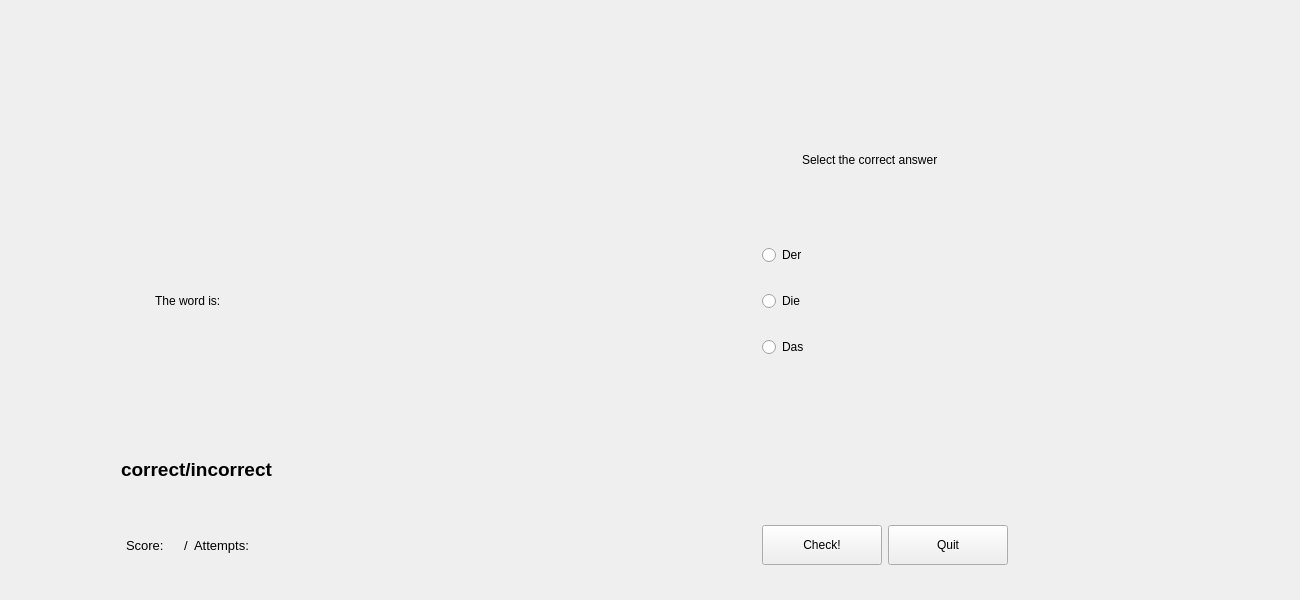
<?xml version="1.0" encoding="UTF-8"?>
<ui version="4.0">
 <class>derDieOderDasWindow</class>
 <widget class="QWidget" name="derDieOderDasWindow">
  <property name="geometry">
   <rect>
    <x>0</x>
    <y>0</y>
    <width>1300</width>
    <height>600</height>
   </rect>
  </property>
  <property name="minimumSize">
   <size>
    <width>1300</width>
    <height>600</height>
   </size>
  </property>
  <property name="windowTitle">
   <string>Multiple Choice</string>
  </property>
  <widget class="QWidget" name="gridLayoutWidget">
   <property name="geometry">
    <rect>
     <x>10</x>
     <y>11</y>
     <width>1332</width>
     <height>554</height>
    </rect>
   </property>
   <layout class="QGridLayout" name="gridLayout">
    <item row="3" column="0">
     <spacer name="verticalSpacer_7">
      <property name="orientation">
       <enum>Qt::Vertical</enum>
      </property>
      <property name="sizeHint" stdset="0">
       <size>
        <width>20</width>
        <height>40</height>
       </size>
      </property>
     </spacer>
    </item>
    <item row="0" column="1">
     <spacer name="horizontalSpacer_7">
      <property name="orientation">
       <enum>Qt::Horizontal</enum>
      </property>
      <property name="sizeHint" stdset="0">
       <size>
        <width>100</width>
        <height>20</height>
       </size>
      </property>
     </spacer>
    </item>
    <item row="7" column="2">
     <layout class="QHBoxLayout" name="horizontalLayout_2">
      <item>
       <widget class="QPushButton" name="checkButton">
        <property name="minimumSize">
         <size>
          <width>120</width>
          <height>40</height>
         </size>
        </property>
        <property name="text">
         <string>Check!</string>
        </property>
       </widget>
      </item>
      <item>
       <widget class="QPushButton" name="quitButton">
        <property name="minimumSize">
         <size>
          <width>120</width>
          <height>40</height>
         </size>
        </property>
        <property name="maximumSize">
         <size>
          <width>16777215</width>
          <height>16777215</height>
         </size>
        </property>
        <property name="text">
         <string>Quit</string>
        </property>
       </widget>
      </item>
      <item>
       <spacer name="horizontalSpacer_3">
        <property name="orientation">
         <enum>Qt::Horizontal</enum>
        </property>
        <property name="sizeHint" stdset="0">
         <size>
          <width>40</width>
          <height>20</height>
         </size>
        </property>
       </spacer>
      </item>
     </layout>
    </item>
    <item row="4" column="2">
     <layout class="QVBoxLayout" name="verticalLayout_2">
      <item>
       <widget class="QRadioButton" name="derRadioButton">
        <property name="minimumSize">
         <size>
          <width>400</width>
          <height>40</height>
         </size>
        </property>
        <property name="text">
         <string>Der</string>
        </property>
        <attribute name="buttonGroup">
         <string notr="true">buttonGroup_guess_text</string>
        </attribute>
       </widget>
      </item>
      <item>
       <widget class="QRadioButton" name="dieRadioButton">
        <property name="minimumSize">
         <size>
          <width>400</width>
          <height>40</height>
         </size>
        </property>
        <property name="text">
         <string>Die</string>
        </property>
        <attribute name="buttonGroup">
         <string notr="true">buttonGroup_guess_text</string>
        </attribute>
       </widget>
      </item>
      <item>
       <widget class="QRadioButton" name="dasRadioButton">
        <property name="minimumSize">
         <size>
          <width>400</width>
          <height>40</height>
         </size>
        </property>
        <property name="text">
         <string>Das</string>
        </property>
        <attribute name="buttonGroup">
         <string notr="true">buttonGroup_guess_text</string>
        </attribute>
       </widget>
      </item>
     </layout>
    </item>
    <item row="2" column="2">
     <layout class="QHBoxLayout" name="horizontalLayout_4">
      <item>
       <spacer name="horizontalSpacer_5">
        <property name="orientation">
         <enum>Qt::Horizontal</enum>
        </property>
        <property name="sizeHint" stdset="0">
         <size>
          <width>40</width>
          <height>20</height>
         </size>
        </property>
       </spacer>
      </item>
      <item>
       <widget class="QLabel" name="selectColumnHeaderLabel">
        <property name="minimumSize">
         <size>
          <width>500</width>
          <height>40</height>
         </size>
        </property>
        <property name="text">
         <string>Select the correct answer</string>
        </property>
       </widget>
      </item>
      <item>
       <spacer name="horizontalSpacer_6">
        <property name="orientation">
         <enum>Qt::Horizontal</enum>
        </property>
        <property name="sizeHint" stdset="0">
         <size>
          <width>40</width>
          <height>20</height>
         </size>
        </property>
       </spacer>
      </item>
     </layout>
    </item>
    <item row="0" column="2">
     <spacer name="horizontalSpacer_4">
      <property name="orientation">
       <enum>Qt::Horizontal</enum>
      </property>
      <property name="sizeHint" stdset="0">
       <size>
        <width>40</width>
        <height>20</height>
       </size>
      </property>
     </spacer>
    </item>
    <item row="2" column="0">
     <spacer name="verticalSpacer_4">
      <property name="orientation">
       <enum>Qt::Vertical</enum>
      </property>
      <property name="sizeHint" stdset="0">
       <size>
        <width>20</width>
        <height>40</height>
       </size>
      </property>
     </spacer>
    </item>
    <item row="1" column="0">
     <spacer name="verticalSpacer_5">
      <property name="orientation">
       <enum>Qt::Vertical</enum>
      </property>
      <property name="sizeHint" stdset="0">
       <size>
        <width>20</width>
        <height>40</height>
       </size>
      </property>
     </spacer>
    </item>
    <item row="4" column="0">
     <layout class="QHBoxLayout" name="horizontalLayout">
      <item>
       <spacer name="horizontalSpacer_2">
        <property name="orientation">
         <enum>Qt::Horizontal</enum>
        </property>
        <property name="sizeHint" stdset="0">
         <size>
          <width>40</width>
          <height>20</height>
         </size>
        </property>
       </spacer>
      </item>
      <item>
       <widget class="QLabel" name="label">
        <property name="minimumSize">
         <size>
          <width>0</width>
          <height>40</height>
         </size>
        </property>
        <property name="text">
         <string>The word is: </string>
        </property>
       </widget>
      </item>
      <item>
       <widget class="QLabel" name="ControlWordLabel">
        <property name="minimumSize">
         <size>
          <width>0</width>
          <height>40</height>
         </size>
        </property>
        <property name="font">
         <font>
          <pointsize>10</pointsize>
          <weight>75</weight>
          <bold>true</bold>
         </font>
        </property>
        <property name="text">
         <string>&lt;word to guess&gt;</string>
        </property>
       </widget>
      </item>
      <item>
       <spacer name="horizontalSpacer">
        <property name="orientation">
         <enum>Qt::Horizontal</enum>
        </property>
        <property name="sizeHint" stdset="0">
         <size>
          <width>40</width>
          <height>20</height>
         </size>
        </property>
       </spacer>
      </item>
     </layout>
    </item>
    <item row="5" column="1">
     <spacer name="verticalSpacer_3">
      <property name="orientation">
       <enum>Qt::Vertical</enum>
      </property>
      <property name="sizeHint" stdset="0">
       <size>
        <width>20</width>
        <height>40</height>
       </size>
      </property>
     </spacer>
    </item>
    <item row="7" column="0">
     <layout class="QHBoxLayout" name="horizontalLayout_5">
      <item>
       <spacer name="horizontalSpacer_9">
        <property name="orientation">
         <enum>Qt::Horizontal</enum>
        </property>
        <property name="sizeHint" stdset="0">
         <size>
          <width>40</width>
          <height>20</height>
         </size>
        </property>
       </spacer>
      </item>
      <item>
       <widget class="QLabel" name="label_3">
        <property name="font">
         <font>
          <pointsize>10</pointsize>
         </font>
        </property>
        <property name="text">
         <string>Score:</string>
        </property>
       </widget>
      </item>
      <item>
       <widget class="QLabel" name="scoreLabel">
        <property name="font">
         <font>
          <pointsize>10</pointsize>
         </font>
        </property>
        <property name="text">
         <string>&lt;score&gt;</string>
        </property>
       </widget>
      </item>
      <item>
       <widget class="QLabel" name="label_2">
        <property name="font">
         <font>
          <pointsize>10</pointsize>
         </font>
        </property>
        <property name="text">
         <string>/</string>
        </property>
       </widget>
      </item>
      <item>
       <widget class="QLabel" name="label_4">
        <property name="font">
         <font>
          <pointsize>10</pointsize>
         </font>
        </property>
        <property name="text">
         <string>Attempts: </string>
        </property>
       </widget>
      </item>
      <item>
       <widget class="QLabel" name="attemptsLabel">
        <property name="font">
         <font>
          <pointsize>10</pointsize>
         </font>
        </property>
        <property name="text">
         <string>&lt;attempts&gt;</string>
        </property>
       </widget>
      </item>
      <item>
       <spacer name="horizontalSpacer_8">
        <property name="orientation">
         <enum>Qt::Horizontal</enum>
        </property>
        <property name="sizeHint" stdset="0">
         <size>
          <width>40</width>
          <height>20</height>
         </size>
        </property>
       </spacer>
      </item>
     </layout>
    </item>
    <item row="6" column="1">
     <spacer name="verticalSpacer_8">
      <property name="orientation">
       <enum>Qt::Vertical</enum>
      </property>
      <property name="sizeHint" stdset="0">
       <size>
        <width>20</width>
        <height>100</height>
       </size>
      </property>
     </spacer>
    </item>
    <item row="0" column="0">
     <layout class="QVBoxLayout" name="verticalLayout">
      <item>
       <spacer name="verticalSpacer_2">
        <property name="orientation">
         <enum>Qt::Vertical</enum>
        </property>
        <property name="sizeHint" stdset="0">
         <size>
          <width>20</width>
          <height>40</height>
         </size>
        </property>
       </spacer>
      </item>
      <item>
       <spacer name="verticalSpacer">
        <property name="orientation">
         <enum>Qt::Vertical</enum>
        </property>
        <property name="sizeHint" stdset="0">
         <size>
          <width>20</width>
          <height>40</height>
         </size>
        </property>
       </spacer>
      </item>
     </layout>
    </item>
    <item row="6" column="0">
     <layout class="QHBoxLayout" name="horizontalLayout_6">
      <item>
       <spacer name="horizontalSpacer_11">
        <property name="orientation">
         <enum>Qt::Horizontal</enum>
        </property>
        <property name="sizeHint" stdset="0">
         <size>
          <width>40</width>
          <height>20</height>
         </size>
        </property>
       </spacer>
      </item>
      <item>
       <widget class="QLabel" name="correctLabel">
        <property name="font">
         <font>
          <pointsize>14</pointsize>
          <weight>75</weight>
          <bold>true</bold>
         </font>
        </property>
        <property name="text">
         <string>correct/incorrect</string>
        </property>
       </widget>
      </item>
      <item>
       <spacer name="horizontalSpacer_10">
        <property name="orientation">
         <enum>Qt::Horizontal</enum>
        </property>
        <property name="sizeHint" stdset="0">
         <size>
          <width>40</width>
          <height>20</height>
         </size>
        </property>
       </spacer>
      </item>
     </layout>
    </item>
   </layout>
  </widget>
 </widget>
 <resources/>
 <connections/>
 <buttongroups>
  <buttongroup name="buttonGroup_guess_text"/>
 </buttongroups>
</ui>
